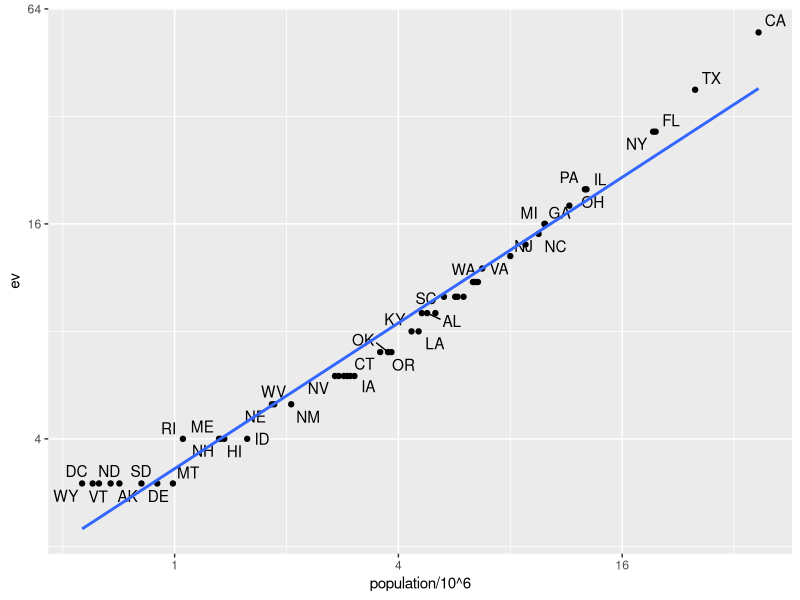

This chart was generated by the following R code:
library(tidyverse)
library(dslabs)
library(ggrepel)
library(dplyr)
data("murders")
head(murders)
cat("\014")

data("polls_us_election_2016")
head(results_us_election_2016)

identical(results_us_election_2016$state, murders$state)

tab <- left_join(murders, results_us_election_2016, by = "state") %>% select(-others) %>% rename(ev = electoral_votes)
cat("\014")
head(tab)
cat("\014")

tab %>% ggplot(aes(population/10^6, ev, label = abb)) + geom_point() + geom_text_repel() + scale_x_continuous(trans = "log2") + scale_y_continuous(trans = "log2") + geom_smooth(method = "lm", se = FALSE)
